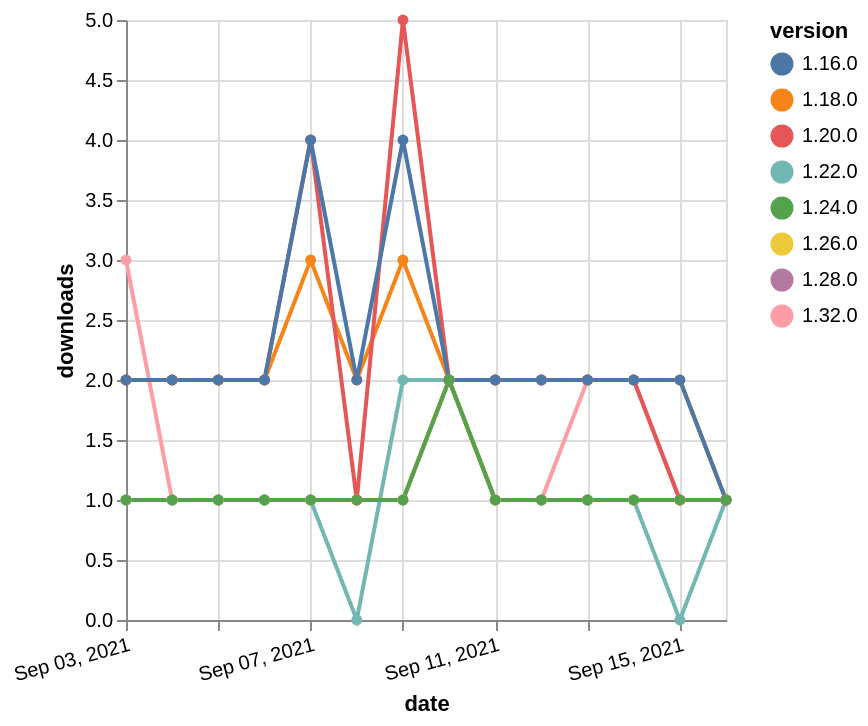

Express this chart as Vega-Lite.
### Vega-Lite specification from a JSON file in a GitHub repository (floating-point values rounded to 4 significant figures)
{"$schema": "https://vega.github.io/schema/vega-lite/v5.json", "description": "A simple bar chart with embedded data.", "data": {"values": [{"date": "2021-09-03", "total": 2620, "delta": 2, "version": "1.18.0"}, {"date": "2021-09-04", "total": 2622, "delta": 2, "version": "1.18.0"}, {"date": "2021-09-05", "total": 2624, "delta": 2, "version": "1.18.0"}, {"date": "2021-09-06", "total": 2626, "delta": 2, "version": "1.18.0"}, {"date": "2021-09-07", "total": 2629, "delta": 3, "version": "1.18.0"}, {"date": "2021-09-08", "total": 2631, "delta": 2, "version": "1.18.0"}, {"date": "2021-09-09", "total": 2634, "delta": 3, "version": "1.18.0"}, {"date": "2021-09-10", "total": 2636, "delta": 2, "version": "1.18.0"}, {"date": "2021-09-11", "total": 2638, "delta": 2, "version": "1.18.0"}, {"date": "2021-09-12", "total": 2640, "delta": 2, "version": "1.18.0"}, {"date": "2021-09-13", "total": 2642, "delta": 2, "version": "1.18.0"}, {"date": "2021-09-14", "total": 2644, "delta": 2, "version": "1.18.0"}, {"date": "2021-09-15", "total": 2646, "delta": 2, "version": "1.18.0"}, {"date": "2021-09-16", "total": 2647, "delta": 1, "version": "1.18.0"}, {"date": "2021-09-03", "total": 126, "delta": 3, "version": "1.32.0"}, {"date": "2021-09-04", "total": 127, "delta": 1, "version": "1.32.0"}, {"date": "2021-09-05", "total": 128, "delta": 1, "version": "1.32.0"}, {"date": "2021-09-06", "total": 129, "delta": 1, "version": "1.32.0"}, {"date": "2021-09-07", "total": 130, "delta": 1, "version": "1.32.0"}, {"date": "2021-09-08", "total": 131, "delta": 1, "version": "1.32.0"}, {"date": "2021-09-09", "total": 132, "delta": 1, "version": "1.32.0"}, {"date": "2021-09-10", "total": 134, "delta": 2, "version": "1.32.0"}, {"date": "2021-09-11", "total": 135, "delta": 1, "version": "1.32.0"}, {"date": "2021-09-12", "total": 136, "delta": 1, "version": "1.32.0"}, {"date": "2021-09-13", "total": 138, "delta": 2, "version": "1.32.0"}, {"date": "2021-09-14", "total": 140, "delta": 2, "version": "1.32.0"}, {"date": "2021-09-15", "total": 141, "delta": 1, "version": "1.32.0"}, {"date": "2021-09-16", "total": 142, "delta": 1, "version": "1.32.0"}, {"date": "2021-09-03", "total": 256, "delta": 1, "version": "1.22.0"}, {"date": "2021-09-04", "total": 257, "delta": 1, "version": "1.22.0"}, {"date": "2021-09-05", "total": 258, "delta": 1, "version": "1.22.0"}, {"date": "2021-09-06", "total": 259, "delta": 1, "version": "1.22.0"}, {"date": "2021-09-07", "total": 260, "delta": 1, "version": "1.22.0"}, {"date": "2021-09-08", "total": 260, "delta": 0, "version": "1.22.0"}, {"date": "2021-09-09", "total": 262, "delta": 2, "version": "1.22.0"}, {"date": "2021-09-10", "total": 264, "delta": 2, "version": "1.22.0"}, {"date": "2021-09-11", "total": 265, "delta": 1, "version": "1.22.0"}, {"date": "2021-09-12", "total": 266, "delta": 1, "version": "1.22.0"}, {"date": "2021-09-13", "total": 267, "delta": 1, "version": "1.22.0"}, {"date": "2021-09-14", "total": 268, "delta": 1, "version": "1.22.0"}, {"date": "2021-09-15", "total": 268, "delta": 0, "version": "1.22.0"}, {"date": "2021-09-16", "total": 269, "delta": 1, "version": "1.22.0"}, {"date": "2021-09-03", "total": 166, "delta": 1, "version": "1.28.0"}, {"date": "2021-09-04", "total": 167, "delta": 1, "version": "1.28.0"}, {"date": "2021-09-05", "total": 168, "delta": 1, "version": "1.28.0"}, {"date": "2021-09-06", "total": 169, "delta": 1, "version": "1.28.0"}, {"date": "2021-09-07", "total": 170, "delta": 1, "version": "1.28.0"}, {"date": "2021-09-08", "total": 171, "delta": 1, "version": "1.28.0"}, {"date": "2021-09-09", "total": 172, "delta": 1, "version": "1.28.0"}, {"date": "2021-09-10", "total": 174, "delta": 2, "version": "1.28.0"}, {"date": "2021-09-11", "total": 175, "delta": 1, "version": "1.28.0"}, {"date": "2021-09-12", "total": 176, "delta": 1, "version": "1.28.0"}, {"date": "2021-09-13", "total": 177, "delta": 1, "version": "1.28.0"}, {"date": "2021-09-14", "total": 178, "delta": 1, "version": "1.28.0"}, {"date": "2021-09-15", "total": 179, "delta": 1, "version": "1.28.0"}, {"date": "2021-09-16", "total": 180, "delta": 1, "version": "1.28.0"}, {"date": "2021-09-03", "total": 192, "delta": 1, "version": "1.26.0"}, {"date": "2021-09-04", "total": 193, "delta": 1, "version": "1.26.0"}, {"date": "2021-09-05", "total": 194, "delta": 1, "version": "1.26.0"}, {"date": "2021-09-06", "total": 195, "delta": 1, "version": "1.26.0"}, {"date": "2021-09-07", "total": 196, "delta": 1, "version": "1.26.0"}, {"date": "2021-09-08", "total": 197, "delta": 1, "version": "1.26.0"}, {"date": "2021-09-09", "total": 198, "delta": 1, "version": "1.26.0"}, {"date": "2021-09-10", "total": 200, "delta": 2, "version": "1.26.0"}, {"date": "2021-09-11", "total": 201, "delta": 1, "version": "1.26.0"}, {"date": "2021-09-12", "total": 202, "delta": 1, "version": "1.26.0"}, {"date": "2021-09-13", "total": 203, "delta": 1, "version": "1.26.0"}, {"date": "2021-09-14", "total": 204, "delta": 1, "version": "1.26.0"}, {"date": "2021-09-15", "total": 205, "delta": 1, "version": "1.26.0"}, {"date": "2021-09-16", "total": 206, "delta": 1, "version": "1.26.0"}, {"date": "2021-09-03", "total": 2463, "delta": 2, "version": "1.20.0"}, {"date": "2021-09-04", "total": 2465, "delta": 2, "version": "1.20.0"}, {"date": "2021-09-05", "total": 2467, "delta": 2, "version": "1.20.0"}, {"date": "2021-09-06", "total": 2469, "delta": 2, "version": "1.20.0"}, {"date": "2021-09-07", "total": 2473, "delta": 4, "version": "1.20.0"}, {"date": "2021-09-08", "total": 2474, "delta": 1, "version": "1.20.0"}, {"date": "2021-09-09", "total": 2479, "delta": 5, "version": "1.20.0"}, {"date": "2021-09-10", "total": 2481, "delta": 2, "version": "1.20.0"}, {"date": "2021-09-11", "total": 2483, "delta": 2, "version": "1.20.0"}, {"date": "2021-09-12", "total": 2485, "delta": 2, "version": "1.20.0"}, {"date": "2021-09-13", "total": 2487, "delta": 2, "version": "1.20.0"}, {"date": "2021-09-14", "total": 2489, "delta": 2, "version": "1.20.0"}, {"date": "2021-09-15", "total": 2490, "delta": 1, "version": "1.20.0"}, {"date": "2021-09-16", "total": 2491, "delta": 1, "version": "1.20.0"}, {"date": "2021-09-03", "total": 3068, "delta": 2, "version": "1.16.0"}, {"date": "2021-09-04", "total": 3070, "delta": 2, "version": "1.16.0"}, {"date": "2021-09-05", "total": 3072, "delta": 2, "version": "1.16.0"}, {"date": "2021-09-06", "total": 3074, "delta": 2, "version": "1.16.0"}, {"date": "2021-09-07", "total": 3078, "delta": 4, "version": "1.16.0"}, {"date": "2021-09-08", "total": 3080, "delta": 2, "version": "1.16.0"}, {"date": "2021-09-09", "total": 3084, "delta": 4, "version": "1.16.0"}, {"date": "2021-09-10", "total": 3086, "delta": 2, "version": "1.16.0"}, {"date": "2021-09-11", "total": 3088, "delta": 2, "version": "1.16.0"}, {"date": "2021-09-12", "total": 3090, "delta": 2, "version": "1.16.0"}, {"date": "2021-09-13", "total": 3092, "delta": 2, "version": "1.16.0"}, {"date": "2021-09-14", "total": 3094, "delta": 2, "version": "1.16.0"}, {"date": "2021-09-15", "total": 3096, "delta": 2, "version": "1.16.0"}, {"date": "2021-09-16", "total": 3097, "delta": 1, "version": "1.16.0"}, {"date": "2021-09-03", "total": 202, "delta": 1, "version": "1.24.0"}, {"date": "2021-09-04", "total": 203, "delta": 1, "version": "1.24.0"}, {"date": "2021-09-05", "total": 204, "delta": 1, "version": "1.24.0"}, {"date": "2021-09-06", "total": 205, "delta": 1, "version": "1.24.0"}, {"date": "2021-09-07", "total": 206, "delta": 1, "version": "1.24.0"}, {"date": "2021-09-08", "total": 207, "delta": 1, "version": "1.24.0"}, {"date": "2021-09-09", "total": 208, "delta": 1, "version": "1.24.0"}, {"date": "2021-09-10", "total": 210, "delta": 2, "version": "1.24.0"}, {"date": "2021-09-11", "total": 211, "delta": 1, "version": "1.24.0"}, {"date": "2021-09-12", "total": 212, "delta": 1, "version": "1.24.0"}, {"date": "2021-09-13", "total": 213, "delta": 1, "version": "1.24.0"}, {"date": "2021-09-14", "total": 214, "delta": 1, "version": "1.24.0"}, {"date": "2021-09-15", "total": 215, "delta": 1, "version": "1.24.0"}, {"date": "2021-09-16", "total": 216, "delta": 1, "version": "1.24.0"}]}, "width": "container", "mark": {"type": "line", "point": {"filled": true}}, "encoding": {"x": {"field": "date", "type": "temporal", "timeUnit": "yearmonthdate", "title": "date", "axis": {"labelAngle": -15}}, "y": {"field": "delta", "type": "quantitative", "title": "downloads"}, "color": {"field": "version", "type": "nominal"}, "tooltip": {"field": "delta"}}}
